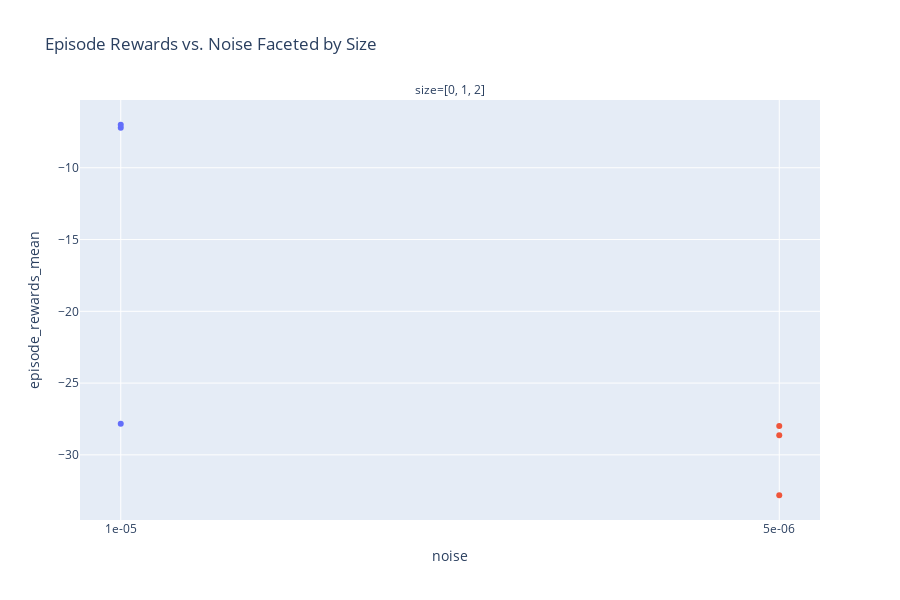

Source (notebook cell):
### Code cell
import plotly.express as px

# Define readable names for selected hyperparams
readable_names = {
    hyperparam_columns[0]: "noise",
    hyperparam_columns[1]: "size"
}

# Rename columns in a copy of the dataframe
plot_df = sub_df.rename(columns=readable_names)

# Assign new column names
x_col = "noise"
y_col = "episode_rewards_mean"
facet_col = "size"

# Plot
fig = px.scatter(
    plot_df,
    x=x_col,
    y=y_col,
    color="experiment_name",  # Optional: color by experiment
    facet_col=facet_col,
    title="Episode Rewards vs. Noise Faceted by Size",
    height=600
)

fig.update_layout(showlegend=False)
fig.show()

### Figure 1 — Plotly figure (JSON) as saved in the notebook; plotly's stock layout.template omitted (floating-point values rounded to 4 significant figures)
{"data": [{"hovertemplate": "experiment_name=0000_optim.args_.lr_1e-05__agent_params.args_.betas__0__1__2___agent_params.model_OpinionNetCommonAB__experiment_opinion_agent_dqn_fixed_steps<br>size=[0, 1, 2]<br>noise=%{x}<br>episode_rewards_mean=%{y}<extra></extra>", "legendgroup": "0000_optim.args_.lr_1e-05__agent_params.args_.betas__0__1__2___agent_params.model_OpinionNetCommonAB__experiment_opinion_agent_dqn_fixed_steps", "marker": {"color": "#636efa", "symbol": "circle"}, "mode": "markers", "name": "0000_optim.args_.lr_1e-05__agent_params.args_.betas__0__1__2___agent_params.model_OpinionNetCommonAB__experiment_opinion_agent_dqn_fixed_steps", "orientation": "v", "showlegend": true, "type": "scatter", "x": ["1e-05", "1e-05", "1e-05"], "xaxis": "x", "y": [-27.84, -7.208, -7.003], "yaxis": "y"}, {"hovertemplate": "experiment_name=0001_optim.args_.lr_5e-06__agent_params.args_.betas__0__1__2___agent_params.model_OpinionNetCommonAB__experiment_opinion_agent_dqn_fixed_steps<br>size=[0, 1, 2]<br>noise=%{x}<br>episode_rewards_mean=%{y}<extra></extra>", "legendgroup": "0001_optim.args_.lr_5e-06__agent_params.args_.betas__0__1__2___agent_params.model_OpinionNetCommonAB__experiment_opinion_agent_dqn_fixed_steps", "marker": {"color": "#EF553B", "symbol": "circle"}, "mode": "markers", "name": "0001_optim.args_.lr_5e-06__agent_params.args_.betas__0__1__2___agent_params.model_OpinionNetCommonAB__experiment_opinion_agent_dqn_fixed_steps", "orientation": "v", "showlegend": true, "type": "scatter", "x": ["5e-06", "5e-06", "5e-06"], "xaxis": "x", "y": [-28.63, -32.81, -27.99], "yaxis": "y"}], "layout": {"annotations": [{"font": {}, "showarrow": false, "text": "size=[0, 1, 2]", "x": 0.5, "xanchor": "center", "xref": "paper", "y": 1, "yanchor": "bottom", "yref": "paper"}], "height": 600, "legend": {"title": {"text": "experiment_name"}, "tracegroupgap": 0}, "showlegend": false, "title": {"text": "Episode Rewards vs. Noise Faceted by Size"}, "xaxis": {"anchor": "y", "domain": [0, 1], "title": {"text": "noise"}}, "yaxis": {"anchor": "x", "domain": [0, 1], "title": {"text": "episode_rewards_mean"}}}}
